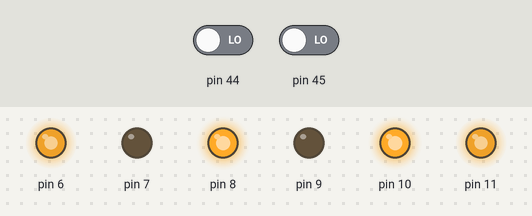
This sketch was run on a simulated Arduino Mega 2560, built with avr-gcc and run on an emulated ATmega2560. On the bench: output pins drawn as LEDs (lit = HIGH). Inputs (shaded band) come from the test bench; at power-on: pin 44 LOW, pin 45 LOW.

Above: at 18.0 s.
18.1 s: pin 44 driven HIGH
26.8 s: pin 44 driven LOW
At 29.1 s:
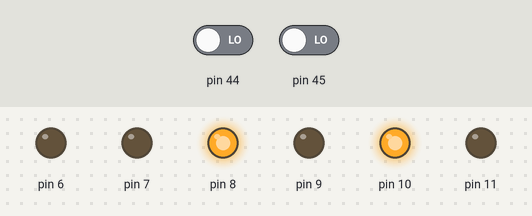
Timing chart, 0 to 50.8 s (numbered marks = the images above; inputs shaded):
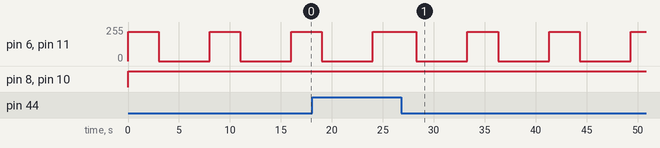

The sketch:

test_pered.ino
```cpp
#include <Servo.h> // подключаем библиотеку для работы с сервоприводом
#include <Ultrasonic.h>
Ultrasonic pered(31, 26);
Ultrasonic platform(2, 32);
Servo servo1;
int distance1;
void setup() {
  // put your setup code here, to run once:
Serial.begin(9600);
pinMode(22, INPUT);//правый датчик
pinMode(23, INPUT);//левый датчик

pinMode(6, OUTPUT);//правый
pinMode(7, OUTPUT);//правый минус
pinMode(8, OUTPUT);//правый плюс
pinMode(9, OUTPUT);//левый минус
pinMode(10, OUTPUT);//левый плюс
pinMode(11, OUTPUT);//левый

//pinMode(37, INPUT);//датчик на шасси
}

/*int t_operezhenie=200;//доворот после срабатывания датчика
const int t=1500;//время поворота без датчика, 1500
int t_180=3200;
const int n_rt=200;//15-200, скорость поворота для функций типа rotate
bool color_of_line=false;//0-белый, 1 - черный*/
const int t_180_old=1500;
const int t_180=3200;
const int n_rt=220;//15-200, скорость поворота для функций типа rotate
bool color_of_line=false;//0-белый, 1 - черный
int t_operezhenie=0;//(200)  доворот после срабатывания датчика

void rotate_right_180()
{

  digitalWrite(8, HIGH);
  digitalWrite(7, LOW);
  analogWrite(6, n_rt);
  digitalWrite(10, HIGH);
  digitalWrite(9, LOW);
  analogWrite(11, n_rt);
  delay(t_180);//конец поворота по таймеру
  /*analogWrite(6, 0);
  analogWrite(11, 0);
  delay(5000); //для подбора коэффициэнта t_180 в разных режимах */
  while (digitalRead(22)!=color_of_line)//поворот по датчику
  {
    digitalWrite(8, HIGH);
    digitalWrite(7, LOW);
    analogWrite(6, n_rt);
    digitalWrite(10, HIGH);
    digitalWrite(9, LOW);
    analogWrite(11, n_rt);
    delay(20);
    // servo1.write(rotate_v);
  }//конец поворота по датчику

  analogWrite(6, 0);
  analogWrite(11, 0);
  delay(10);
}

void rotate_right_180_stel()
{

  digitalWrite(8, HIGH);
  digitalWrite(7, LOW);
  analogWrite(6, n_rt);
  digitalWrite(10, HIGH);
  digitalWrite(9, LOW);
  analogWrite(11, n_rt);
  delay(t_180_old);//конец поворота по таймеру
//  servo1.write(rotate_v);
  while (digitalRead(44)!=color_of_line)//поворот по датчику
  {
    digitalWrite(8, HIGH);
    digitalWrite(7, LOW);
    analogWrite(6, n_rt);
    digitalWrite(10, HIGH);
    digitalWrite(9, LOW);
    analogWrite(11, n_rt);
    //delay(20);
    // servo1.write(rotate_v);
  }//конец поворота по датчику
  delay(t_operezhenie+t_180_old);//конец доворота по таймеру
  while ((digitalRead(45)!=color_of_line)&&(digitalRead(44)!=color_of_line)&&(digitalRead(27)!=color_of_line))//поворот по датчику (передний контур - страхующий, если задние конторы пройдут мимо линии)
  {
    digitalWrite(8, HIGH);
    digitalWrite(7, LOW);
    analogWrite(6, n_rt);
    digitalWrite(10, HIGH);
    digitalWrite(9, LOW);
    analogWrite(11, n_rt);
    delay(20);
    // servo1.write(rotate_v);
  }//конец поворота по датчику
  //delay(t_operezhenie);
  analogWrite(6, 0);
  analogWrite(11, 0);
  delay(10);
}


void loop() {
  // put your main code here, to run repeatedly:
 int distance;
int n=200;//скорость поворота, было 150
int t=1500;//время поворота без датчика, 1500             ЕСЛИ ЧТО, ПРОБЛЕМА С ПОВОРОТОМ МОЖЕТ БЫТЬ ЗДЕСЬ
int N_z=120;//230
int st=120;//170
int sklad=120;//100
int rotate_v=sklad;//st
int right_sensor_val;
int left_sensor_val;
int right_sensor_2_val;
int left_sensor_2_val;
int t1=100;//движение к ящику
int N=100;//скорость движения по линии, а также скорость приближения к стеллажу
int n2=140;//поворот к стеллажу, на свинцовом аккуме 150
int t_w=20;
int t_operezhenie=200;//доворот после срабатывания датчика
int tmp_nizhny_floor=2800;//должно быть чуть выше, чем значение tmp из-за особенности регулировки концевиков, 6500, лучше 3800, было 2500, потом 3000
int tmp=3900;//5000, 2500, 1400- на полный аккум было, 4100 последний
int go_front = 120;//200
int go_back_t=500;//450
int N_nazad_srabat=200;
int lin_speed=25;//было 20, затем 40, но не очень. 25 более-менее (вроде осечек не было, но медленно). Это скорость при срабатывании датчиков линии первого уровня
//либо ПМП делать
int left_sensor_szadi_val;//20 пин
int right_sensor_szadi_val;//19 пин
int line_true=200;
int n_stell=130;
//int flag=0;
int t_start=1500;//задержка при повороте, на 100% аккуме 1200 достаточно
int t_radio=50;
int f=1, c=1, val;
int f1=0;
int n1=140; //на 100% аккуме 120
//int datchik=1;
int d=1000;//длительность остановка для отправки сигнала,1000
int number_povtor=8;//было 20
bool flag=false;
bool go_line=true;
bool radio_rotate=false;


rotate_right_180_stel();
delay(5000);


}
```

Measured:
- after the input at 26.8 s, pin 6, pin 11: alternates 220/255 for 3.0 s and 0/255 for 5.0 s, starting after 1.5 s
- by itself, pin 6, pin 11: alternates 220/255 for 3.0 s and 0/255 for 5.0 s
